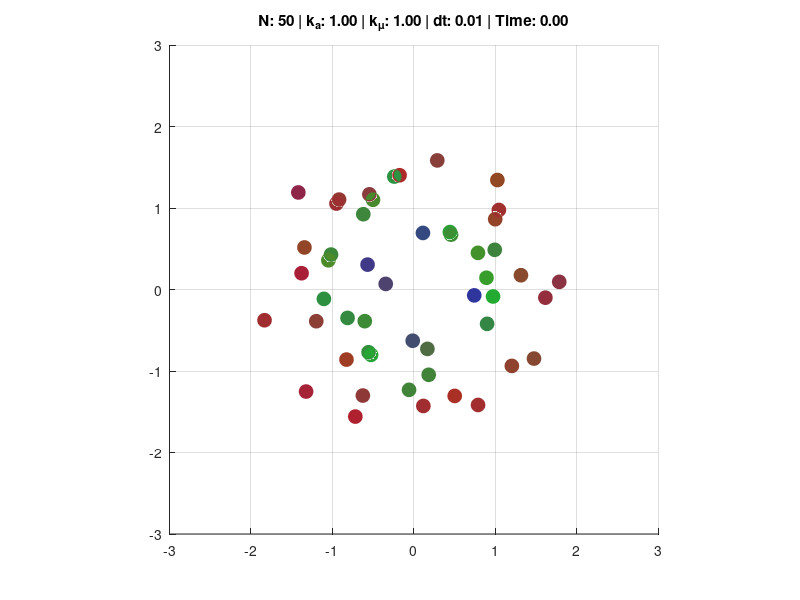

Write the MATLAB code that produced this figure. (Note: this script raises an error after producing the figure.)
%% Scatter Plot Demo
% For the MSc Dissertation:
% A Free Energy Principle approach to modelling swarm behaviors
% Chawit Leosrisook, MSc Intelligent and Adaptive Systems
% School of Engineering and Informatics, University of Sussex, 2020
%
% This file provides the full simulation, showing only the color-coded scatter
% plot. Useful if you don't want to see the heatmaps.



%% Simulation parameters
clear
clc

% Save GIF video?
GIF = false;
filename = "output.gif";
% Drawing interval
drawInt = 20;
% Viewport display range
axRange = 3;
% Hard boundary?
boundary = true;
% Axis Lock?
axLock = false;
% Draw cell movement vectors?
showMoves = true;

% Number of cells / Starting States
Nr = 25; % Red
Ng = 20; % Green
Nb = 5; % Blue
N = Nr + Ng + Nb;

% Time step size
dt = 0.01;
tLimit = 100;

% Anonymous dt Update function
Integrate = @(x,dx) x + (dt.*dx);

% Anonymous softmax function
Softmax = @(x) exp(x)./sum(exp(x),1);


%% Cell properties
% =============== Learning Rates ============================================= %
k_a = 1; % Action
k_mu = 1; % Belief

% =============== Generative Parameter ======================================= %
% Extracellular Parameters
p_x =  [1 1 0; ...
		1 1 1; ...
		0 1 1];
% Intracellular Parameters
p_y =  [1 0 0; ...
		0 1 0; ...
		0 0 1];

% =============== Internal States ============================================ %
% Initial internal states
mu = [	repmat([1;0;0],1,Nr) , ...
		repmat([0;1;0],1,Ng) , ...
		repmat([0;0;1],1,Nb) ];
% Add noise to initial internal states
mu = mu + randn(3,N)/4;

% =============== Belief ===================================================== %
sigma_mu = Softmax(mu); % Beliefs

% =============== Cell Position ============================================== %
% Random Initial Positions
% psi_x = rand(2,N) * axRange - axRange/2;

% Cell-like Initial Position
x1 = [cos(0: 2*pi/Nr :2*pi) ; sin(0: 2*pi/Nr :2*pi)] * 1.5;
x2 = [cos(0: 2*pi/Ng :2*pi) ; sin(0: 2*pi/Ng :2*pi)] * 1;
x3 = [cos(0: 2*pi/Nb :2*pi) ; sin(0: 2*pi/Nb :2*pi)] * 0.5;
psi_x = [x1(:,1:end-1), x2(:,1:end-1), x3(:,1:end-1)];
% Add noise to initial position
psi_x = psi_x + randn(2,N)*0.2;

% =============== Cell Signals =============================================== %
% Initialize with signal emitted
% psi_y = Softmax(mu);

% Initialize without signal
psi_y = zeros(3,N);

% =============== Sensor States ============================================== %
s_x = zeros(3,N); % Extracellular
s_y = zeros(3,N); % Intracellular

% =============== Active States ============================================== %
a_x = zeros(2,N); % Extracellular
a_y = zeros(3,N); % Intracellular

% =============== Prediction Error =========================================== %
epsilon_x = zeros(3,N); % Extracellular
epsilon_y = zeros(3,N); % Intracellular



%% Figure setup
fig = figure(1);
clf
cmap = sigma_mu';

% Scatter Plot
hmain = scatter(psi_x(1,:), psi_x(2,:), 100, cmap, 'filled', ...
	'MarkerEdgeColor', 'flat');
titletext = ...
	sprintf("N: %d | k_a: %.2f | k_\\mu: %.2f | dt: %.2f | Time: %.2f", ...
		N, k_a, k_mu, dt, 0);
ht = title(titletext);
grid on
hold on
xticks(-axRange:axRange)
yticks(-axRange:axRange)
if showMoves
	hquiv = quiver(psi_x(1,:), psi_x(2,:), zeros(1,N), zeros(1,N), 'k');
end

% Axis Tracking variables
axT = axRange;
axB = -axRange;
axL = -axRange;
axR = axRange;

% Styling
SetAll = @(H, propName, propVal) set(H, propName, propVal);
grid on
daspect([1 1 1])
axis([axL axR axB axT])



%% Simulation loop

fprintf("Ready. Press any key to begin ...\n")
pause

if GIF
	fig = gcf;
	SaveGIF(fig, filename, 'LoopCount', inf);
end

for t = 1:tLimit/dt
	% 1. Sensory Inputs
	s_x = DistSensor(psi_x, psi_y, N) + Noise(N);
	s_y = psi_y + Noise(N);
	
	% 2. Generative Model
	sigma_mu = Softmax(mu);
	g_x = (p_x * sigma_mu);
	g_y = (p_y * sigma_mu);
	
	% 3. Prediction Error
	epsilon_x = s_x - g_x;
	epsilon_y = s_y - g_y;
	
	% 4. Calculate Action
	grad = SensorGrad(psi_x, psi_y, N);
	a_x = -k_a * PositionUpdate(grad, epsilon_x, N);
	a_y = -k_a * epsilon_y;
	
	% 5. Update World
	psi_x = Integrate(psi_x, a_x);
	psi_y = Integrate(psi_y, a_y);
	
	% World Boundary Condition
	if boundary
		psi_x( psi_x < -axRange ) = -axRange;
		psi_x( psi_x > axRange ) = axRange;
	end
	
	% 6. Update Beliefs
	d_mu = InternalStatesUpdate(p_y, p_x, epsilon_y, epsilon_x, sigma_mu, N);
	d_mu = k_mu * d_mu;
	mu = Integrate(mu, d_mu);
	
	
	
	%% Plot
	try
		% Draw on intervals only
		if mod(t,drawInt) ~= 0
			continue
		end
		
		% Lock ensemble center to axis center
		if axLock
			% Position change relative to overall cluster movement
			psi_x = psi_x - mean(psi_x,2);
			a_x = a_x - mean(a_x,2);
		end
		
		% Update Cell Scatter Plot
		SetAll(hmain, {'XData','YData','CData'}, ...
			{psi_x(1,:),psi_x(2,:),sigma_mu'})
		titletext = sprintf("N: %d | k_a: %.2f | k_\\mu: %.2f | dt: %.2f | Time: %.2f", ...
			N, k_a, k_mu, dt, t*dt);
		ht.String = titletext;
		
		% Update Cell Quiver Arrows
		if showMoves
		SetAll(hquiv, {'XData','YData','UData','VData'}, ...
			{psi_x(1,:),psi_x(2,:),a_x(1,:),a_x(2,:)})
		end
		
		drawnow
		
		if GIF
			SaveGIF(fig, filename, 'WriteMode', 'Append');
		end
	catch ME
		warning("Drawing loop broken. Error given: '%s'", ME.message)
		break
	end
end


%% Functions

function omega = Noise(N)
% Noise Generation Function
	omega = sqrt(1/exp(16)) * randn([3,N]);
end

function s = DistSensor (pos, sig, N)
% Distance Sensor function
% Calculate the extracellular input for each cell
% Assuming distance function is squared Euclidean distance
% Input: 
%	[2,N]	: pos : position
% 	[3,N]	: sig : signal
% 	scalar	: N   : cell count
% Output: 
% 	[3,N]	: sensor

	k = 2; % Spatial decay constant -- See DEM.m from SPM12 toolkit
	d = pdist(pos', 'squaredeuclidean');
	s = sig * (exp(-k * squareform(d)) - eye(N));
end

function grad = SensorGrad (pos, sig, N)
% Sensory Gradient function
% Calculate the sensory gradient for each cell
% Input: 
%	[2,N]	: pos : cell position
% 	[3,N]	: sig : cell signal
% 	scalar	: N   : cell count
% Output: 
% 	[2,3,N]	: gradient

	% [X,Y] are [j,i] matrices
	X = repmat(pos(1,:), [N,1]);
	Y = repmat(pos(2,:), [N,1]);
	
	% Pairwise Exponential Distance Decay Matrix
	k = 2; % Spatial decay constant -- See DEM.m from spm12 toolkit
	dd = pdist(pos', 'squaredeuclidean');
	dd = exp(-k * squareform(dd)) - eye(N);
	
	% Partial Derivatives w.r.t. x/y
	% Becareful of the shape of X,Y; the transpose order matters
	dx = X - X'; % (x_j - x_i) | [N,N]
	dy = Y - Y'; % (y_j - y_i) | [N,N]
	
	% Calculate Partial Derivative
	% [3,N] = -2 .* k .* ([3,N] * ([N,N] .* [N,N]))
	dsdx = -2 .* k .* sig * (dx .* dd); 
	dsdy = -2 .* k .* sig * (dy .* dd);
	
	% Gradient matrix, [2,3,N]
	grad = zeros(2,3,N);
	for i = 1:N
		grad(1,:,i) = dsdx(:,i)';
		grad(2,:,i) = dsdy(:,i)';
	end
end

function a_x = PositionUpdate (grad, error, N)
% Position Update function
% Input: 
% 	[2,3,N] : grad  : sensory gradient
% 	[3,N]	: error : extracellular error
% Output: 
% 	[3,N]	: a_x : Active state (cell movement)

	a_x = zeros(2,N);
	% For each cell
	for i = 1:N
		% [2,1]  = [2,3,1] * [3,1]
		a_x(:,i) = grad(:,:,i) * error(:,i);
	end
end

function d_mu = InternalStatesUpdate (p_x, p_y, eps_x, eps_y, s_mu, N)
% Internal States Update function
% Calculates the change to internal states
% Input: 
% 	[3,3]	: p_x   : extracellular parameters
% 	[3,3]	: p_y   : intracellular parameters
% 	[3,N]	: eps_x : prediction error
% 	[3,N]	: eps_y : prediction error
% 	[3,N]	: s_mu  : belief
% 	scalar	: N     : cell count
% Output: 
% 	[3,N]	: d_mu  : internal states update
	
	% d_mu = k_mu * sigma'(mu) * (p_x * eps_x + p_y * eps_y)
	d_mu = zeros(3,N);
	for i = 1:N
		invSoftmax = (diag(s_mu(:,i)) - (s_mu(:,i)*s_mu(:,i)'));
		d_mu(:,i) = invSoftmax * (p_x * eps_x(:,i) + p_y * eps_y(:,i));
	end
end

function SaveGIF (h, filename, mode, mode2)
% GIF Exporting Function

	frame = getframe(h);
	im = frame2im(frame);
	[imind,cm] = rgb2ind(im,256);
	imwrite(imind,cm,filename,mode,mode2,'DelayTime',0);
end